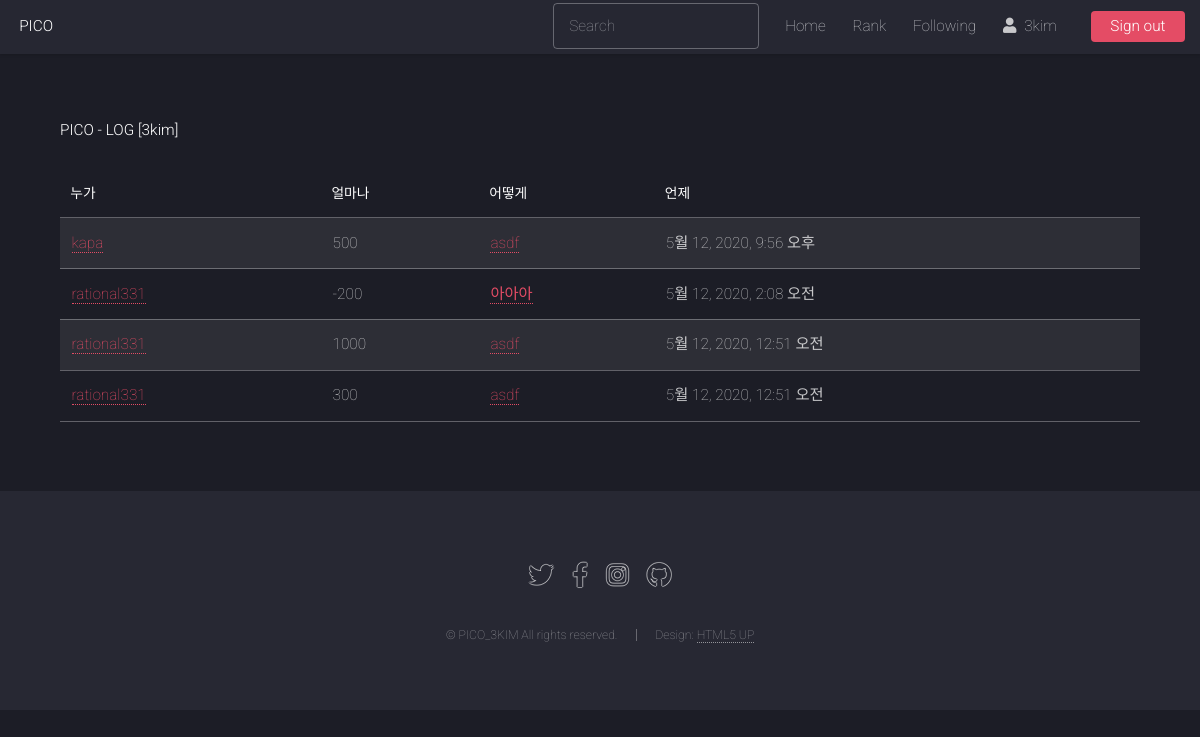
Screenshot of /log/user/3kim (signed in) with the database file from the repository.
### core/models.py (models this page shows, shortened)
class ProfilePicoInfoLog(models.Model):
    profile = models.ForeignKey(Profile, on_delete=models.CASCADE, verbose_name='PROFILE')
    donator = models.ForeignKey(User, on_delete=models.DO_NOTHING, verbose_name='DONATOR', null=True)
    PICOIN = models.IntegerField(default=0, verbose_name='PICOIN')
    where = models.ForeignKey(Photo, on_delete=models.PROTECT, verbose_name='WHERE', null=True)
    donate_dt = models.DateTimeField('Donation Datetime', auto_now_add=True, null=True)
    class Meta:
        ordering = ('-donate_dt', )

### photo/models.py (models this page shows, shortened)
class Photo(models.Model):
    title = models.CharField('TITLE', max_length=30)
    description = models.TextField('Photo Description', blank=True)
    tags = TaggableManager(blank=True)
    PICOIN = models.PositiveIntegerField(default=0, verbose_name='PICOIN')
    image = models.ImageField('IMAGE', upload_to='SorlPhoto/%Y')
    upload_dt = models.DateTimeField('Upload Date', auto_now_add=True)
    owner = models.ForeignKey(User, on_delete=models.CASCADE, verbose_name='OWNER', blank=True, null=True)
    def __str__(self):
        return self.title

### core/views.py (the view)
# urls.py: path('log/user/<str:username>', MyPicoLog.as_view(), name='mypicolog'),
class MyPicoLog(LoginRequiredMixin, TemplateView):
    template_name = 'mypicolog.html'
    def get(self, request, username):
        user = None
        try:
            user = User.objects.get(username=username)
        except:
            raise Http404()
        if(request.user.username != username):
            return self.handle_no_permission()
        profile = user.profile
        logging = ProfilePicoInfoLog.objects.filter(profile=profile,)
        return render(request, 'mypicolog.html', {'object_list': logging})

### templates/mypicolog.html (shortened to what this page needs)
{% extends "base.html" %}
{% load widget_tweaks %}
{% block content %}
<h1>PICO - LOG [{{ request.user.username }}]</h1>
<br>
<table class="table table-bordered table-condensed table-striped">
    <thead>
        <tr class="table-primary">
            <th>누가</th>
            <th>얼마나</th>
            <th>어떻게</th>
            <th>언제</th>
        </tr>
    </thead>
    <tbody>
        {% for item in object_list %}
        <tr class="table-secondary">
            <td><a href="{% url 'profile' item.donator.username %}">{{ item.donator }}</a></td>
            <td>{{ item.PICOIN }}</td>
            {% if item.where %}
            <td><a href="{% url 'photo:photo_detail' item.where.id %}">{{ item.where }}</a></td>
            {% else %}
            <td>충전</td>
            {% endif %}
            <td>{{ item.donate_dt }}</td>
        </tr>
        {% endfor %}
    </tbody>
</table>
{% endblock %}

### templates/base.html (shortened to what this page needs)
{% load static %}
<!DOCTYPE HTML>
<html>
  <head>
    <link rel="stylesheet" href="{% static 'assets/css/main.css' %}" />
  </head>
	<body class="is-preload">
		<div id="page-wrapper">
      <header id="header">
        <h1 id="logo"><a href="{% url 'home' %}">PICO</a></h1>
        <nav id="nav">
          <ul>
            <li>
              <form action="{% url 'search' %}" method="GET">
                <input type="search" placeholder="Search" aria-label="Search" name="search_word" value="{{ search_word }}" required>
              </form>
            </li>
            <li><a href="{% url 'home' %}">Home</a></li>
            <li><a href="{% url 'photo:index' %}">Rank</a></li>
            <li><a href="{% url 'photo:follow' %}">Following</a></li>
            {% if user.is_active %}
              <li><a href="{% url 'profile' user.get_username %}"><i class="fas fa-user"></i>&ensp;{% firstof user.get_short_name user.get_username %}&ensp;</a></li>
              <li><a href="{% url 'logout' %}" class="button primary">Sign out</a></li>
            {% else %}
              <li><a href="{% url 'login' %}" class="button primary">Sign In</a></li>
            {% endif %}
          </ul>
        </nav>
      </header>
      <div id="main" class="wrapper style1">
        <div class="container">
          {% block content %}{% endblock %}
        </div>
      </div>
      <footer id="footer">
        <ul class="icons">
          <li><a href="#" class="icon brands alt fa-twitter"><span class="label">Twitter</span></a></li>
          <li><a href="#" class="icon brands alt fa-facebook-f"><span class="label">Facebook</span></a></li>
          <li><a href="#" class="icon brands alt fa-instagram"><span class="label">Instagram</span></a></li>
          <li><a href="#" class="icon brands alt fa-github"><span class="label">GitHub</span></a></li>
        </ul>
        <ul class="copyright">
          <li>&copy; PICO_3KIM All rights reserved.</li><li>Design: <a href="http://html5up.net">HTML5 UP</a></li>
        </ul>
      </footer>
    </div>
	</body>
</html>

### rows the page displays
ProfilePicoInfoLog: donator "kapa", PICOIN "500", where "asdf", donate_dt "5월 12, 2020, 9:56 오후"
ProfilePicoInfoLog: donator "rational331", PICOIN "-200", where "아아아", donate_dt "5월 12, 2020, 2:08 오전"
ProfilePicoInfoLog: donator "rational331", PICOIN "1000", where "asdf", donate_dt "5월 12, 2020, 12:51 오전"
ProfilePicoInfoLog: donator "rational331", PICOIN "300", where "asdf", donate_dt "5월 12, 2020, 12:51 오전"

### other values shown
{{ request.user.username }} "3kim"
